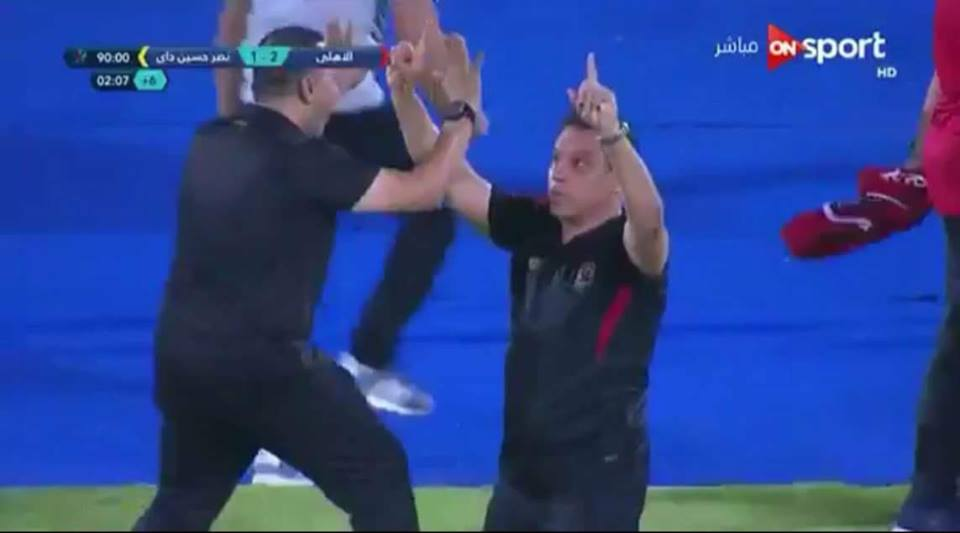
#> input picture opencv/ch2/g.jpg, 960 x 533 px
$ python pics_operation.py   (Python 2 division)
#> lines starting #> are read from the running program, lines starting #| are printed output that depends on the picture; after the words box and inside, x2 and y2 are one past the last pixel; in counts of white or black regions, pixels touching at a corner belong together
import numpy as np
import cv2

myimg=cv2.imread('g.jpg')
#> myimg is the input picture: shape (533, 960, 3); mean B, G, R 140.2, 68.2, 45.1

# to read any pixel in the picture

px=myimg[20,70]
#> px = [183, 64, 25]
print px
#| [183  64  25]
print myimg.size
#| 1535040
myimg.itemset((20,70,1),90)
#> myimg: shape (533, 960, 3); under 0.01% of pixels changed, all inside (x1, y1, x2, y2) = (70, 20, 71, 21)
print px
#| [183  90  25]
print myimg.shape
#| (533, 960, 3)
print myimg.size
#| 1535040

copied_img=np.zeros((200,200,3),np.uint8)
part = myimg [50:250,500:700]
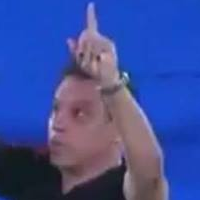
#> part: shape (200, 200, 3); mean B, G, R 153.2, 78.3, 60.7
copied_img[0:200,0:200] = part


img1=cv2.imread('mostafa.jpg')
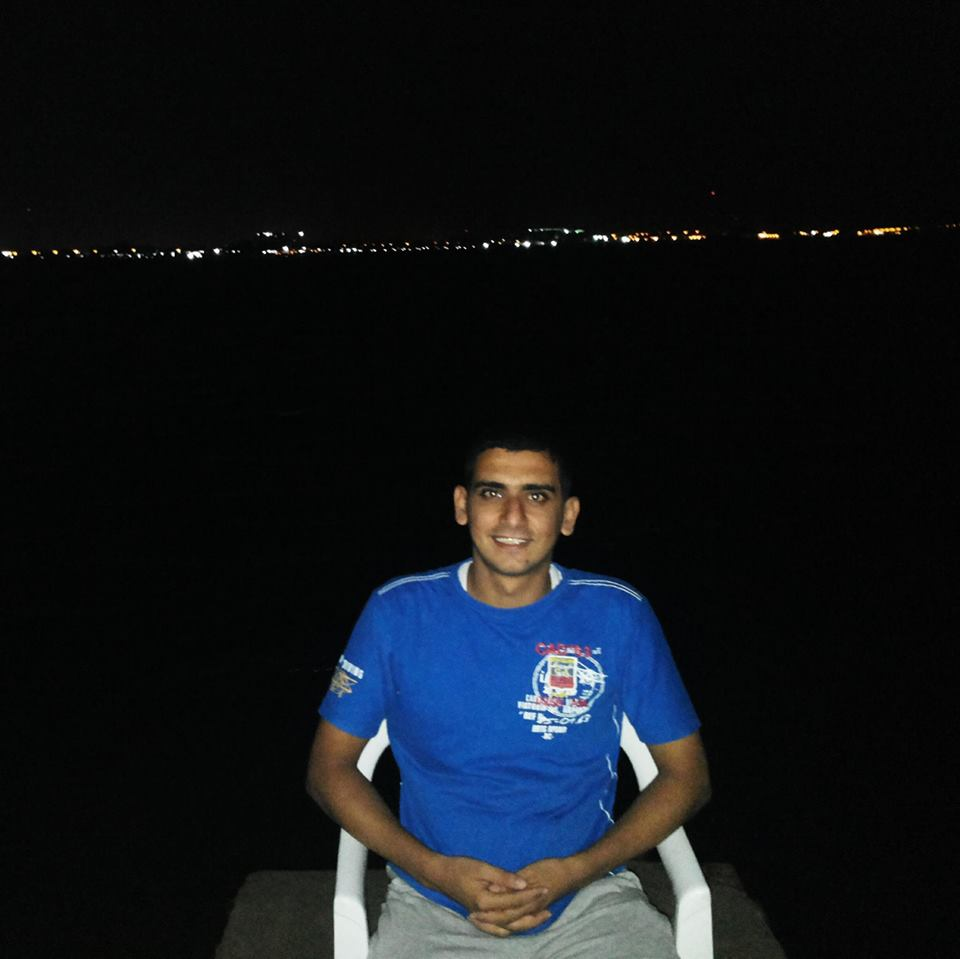
#> input picture opencv/ch2/mostafa.jpg, 960 x 959 px
#> img1 is the input picture: shape (959, 960, 3); mean B, G, R 25.7, 21.2, 17.2
img = cv2.imread('g.jpg',1)
img1=cv2.resize(img1,(600,600))
#> img1: shape (600, 600, 3)
img=cv2.resize(img,(600,600))
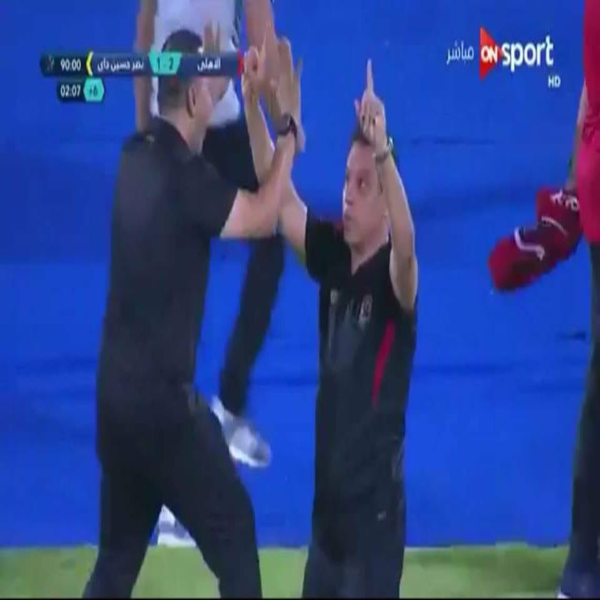
#> img: shape (600, 600, 3); mean B, G, R 140.1, 68.1, 45
add=cv2.addWeighted(img1,.3,img,.2,0)
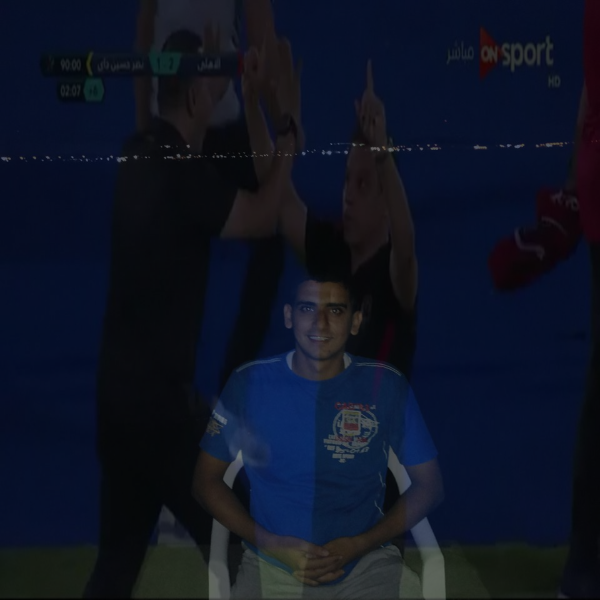
#> add: shape (600, 600, 3); mean B, G, R 35.7, 20, 14.1
'''
img[340,400]=[0,0,0]
px=img.item(300,50,1)
for i in range (0,10):
    for j in range (0,10):
        img[i,j]=[0,0,0]


part = img[60:200,200:300]
img[200:340,200:300] =part


p=mynew_img[460,632]


print p
print mynew_img.shape
#print mynew_img.size
#print mynew_img.dtype
'''


while(1):
    cv2.imshow("me",myimg)
    cv2.imshow("me2",copied_img)
    cv2.imshow("adding",add)
    #cv2.imshow("mypic",img)

    if cv2.waitKey(0) ==27:
#> (key Esc is pressed here)
        break

cv2.destroyAllWindows()
